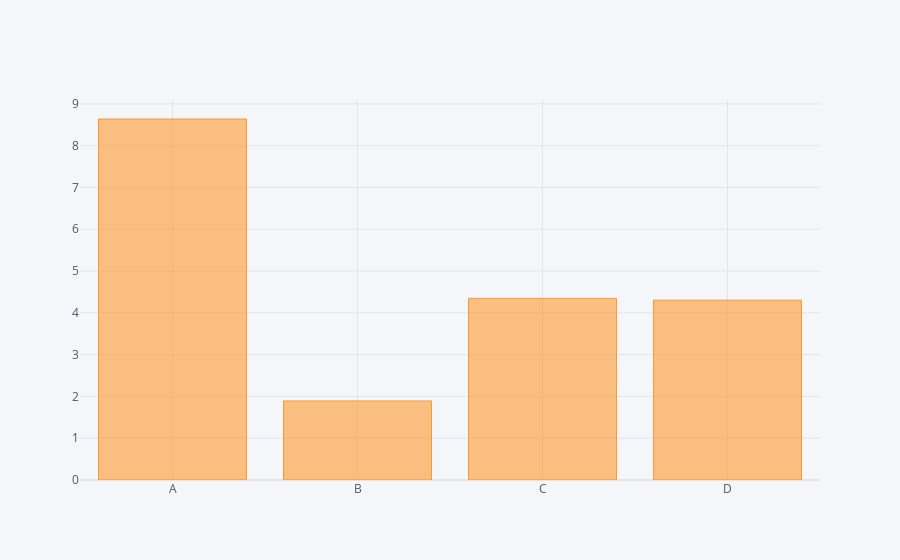

Notebook source saved alongside this figure:
### Code cell
#can use aggegrate and groupby functions using iplot
df.sum().iplot(kind='bar')

### Figure 1 — Plotly figure (JSON) as saved in the notebook; plotly's stock layout.template omitted (floating-point values rounded to 4 significant figures)
{"data": [{"marker": {"color": "rgba(255, 153, 51, 0.6)", "line": {"color": "rgba(255, 153, 51, 1.0)", "width": 1}}, "name": "None", "orientation": "v", "text": "", "type": "bar", "x": ["A", "B", "C", "D"], "y": [8.637, 1.892, 4.347, 4.303]}], "layout": {"legend": {"bgcolor": "#F5F6F9", "font": {"color": "#4D5663"}}, "paper_bgcolor": "#F5F6F9", "plot_bgcolor": "#F5F6F9", "title": {"font": {"color": "#4D5663"}}, "xaxis": {"gridcolor": "#E1E5ED", "showgrid": true, "tickfont": {"color": "#4D5663"}, "title": {"font": {"color": "#4D5663"}, "text": ""}, "zerolinecolor": "#E1E5ED"}, "yaxis": {"gridcolor": "#E1E5ED", "showgrid": true, "tickfont": {"color": "#4D5663"}, "title": {"font": {"color": "#4D5663"}, "text": ""}, "zerolinecolor": "#E1E5ED"}}}
